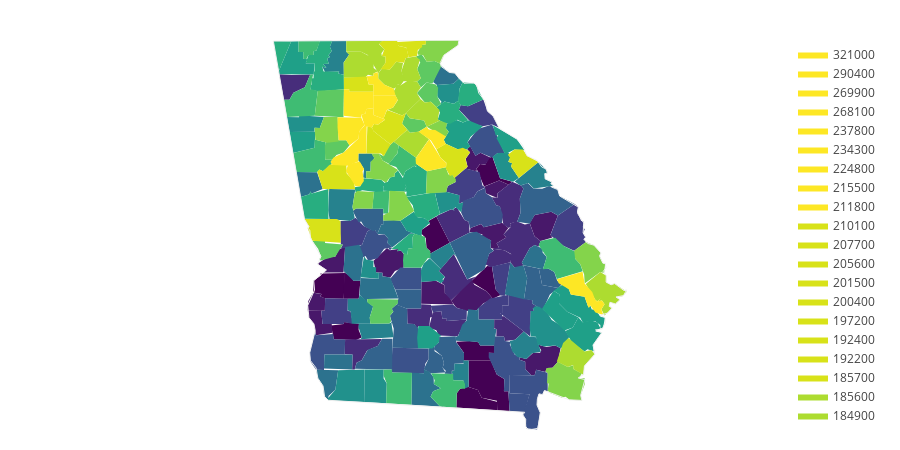

Source (notebook cell):
### Code cell
values = df1['median_home_value'].tolist()
fips = df1['FIPS'].tolist()

fig = ff.create_choropleth(fips=fips, values=values, scope=['Georgia'])
fig.layout.template = None
fig.show()
